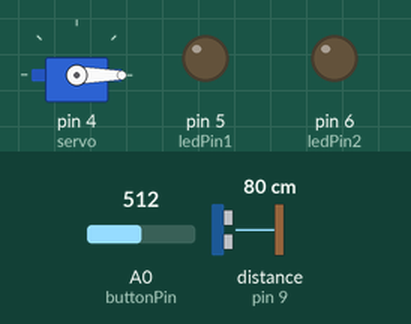
This sketch was run on a simulated Arduino Uno, built with avr-gcc and run on an emulated ATmega328P. Parts: servo, output pins drawn as LEDs (lit = HIGH). Wiring (inferred from the names in the program): ultrasonic range finder: trigger pin 8; echo pin 9. The test bench sets the inputs (shaded band); at power-on: A0 (buttonPin) = 512, distance to the obstacle (sensor on pin 9) 80 cm. The echo pulse lasts 58.3 µs per cm; pins used as bus, display or sensor lines are not drawn.

Above: at 1.2 s.
1.3 s: A0 (buttonPin) set to 990
2.8 s: A0 (buttonPin) set to 1011
At 3.5 s:
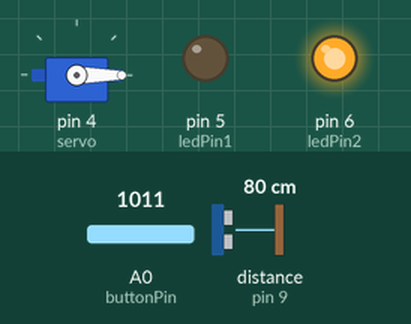
At 3.9 s:
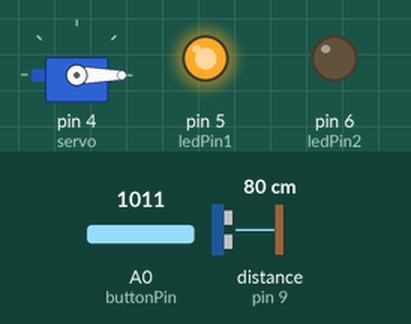
5.1 s: distance to the obstacle (sensor on pin 9) set to 197 cm
6.6 s: distance to the obstacle (sensor on pin 9) set to 202 cm
At 7.8 s:
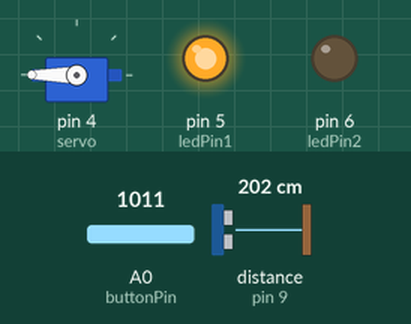
8.1 s: distance to the obstacle (sensor on pin 9) set to 106 cm
9.6 s: distance to the obstacle (sensor on pin 9) set to 100 cm
At 10.0 s:
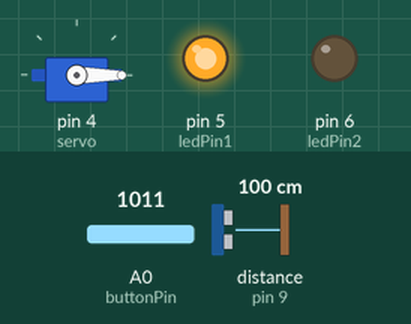
Timing chart, 0 to 12.1 s (numbered marks = the images above; inputs shaded):
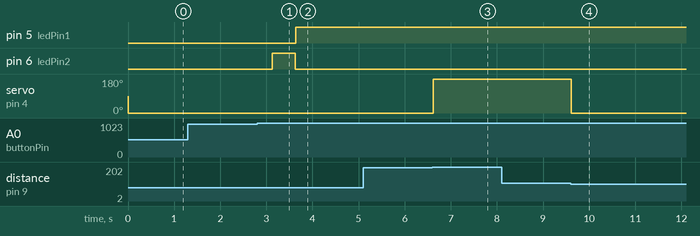

The sketch:

prototipo-cables.ino
```cpp
#include <Servo.h>

const int buttonPin = A0;     // the number of the pushbutton pin
const int ledPin1 =  5;      // the number of the LED pin
const int ledPin2 =  6;
int distCalibracion;
int movServo;
int diamMax = 35;
int diamMin = 12;
int distActual;
int distTotal;
int angMaximo = 180;
int buttonState = 0; // variable for reading the pushbutton status
int contador = 0;
int maximumRange = 200; // Maximum range needed
int minimumRange = 0; // Minimum range needed
long duration, distance; // Duration used to calculate distance
int margen;
int areaDer;
int areaIzq;

Servo servo;

#define echoPin 9 // Echo Pin
#define trigPin 8 // Trigger Pin

void setup() {
  servo.attach(4);

  pinMode(ledPin1, OUTPUT);
  pinMode(ledPin2, OUTPUT);
  pinMode(buttonPin, INPUT);
  pinMode(trigPin, OUTPUT);
  pinMode(echoPin, INPUT);
  Serial.begin(9600);
}

void loop(){

  buttonState = analogRead(buttonPin);

  digitalWrite(trigPin, LOW);
  delayMicroseconds(2);
  digitalWrite(trigPin, HIGH);
  delayMicroseconds(2);
  digitalWrite(trigPin, LOW);

  duration = pulseIn(echoPin, HIGH);
  distance = duration/58.2;
  distActual = distance/2;

  margen = distActual - distCalibracion; //total active area
  distTotal = distCalibracion + margen;
  areaDer = (diamMax - diamMin)/2; //active are for right hand
  areaIzq = distCalibracion + diamMax/2 + diamMin/2; //active area for left hand

  //Cuando la mano pasa el punto central del haz de luz
  //el programa cambia de orientacion

  if (margen <= (diamMax - diamMin)/2){
    //interaccion mano derecha
    digitalWrite(ledPin1, HIGH);
    movServo = map (margen, distCalibracion, distCalibracion + areaDer, 0, angMaximo);
  } else if (margen <= distCalibracion + diamMax && margen >= distCalibracion + diamMax/2 + diamMin/2){
    //interaccion mano izquierda
    digitalWrite(ledPin1, HIGH);
    movServo = map (margen, areaIzq, distCalibracion + diamMax, angMaximo, 0);
  }

  servo.write(movServo);

  /*
  Serial.print(distCalibracion);
  Serial.print("  ");
  Serial.print(buttonState);
  Serial.print("  ");
  Serial.println(contador);
  */

  //pushbutton calibration
  if (buttonState > 1000) {
    contador++;
  }else if (buttonState == 0){
    contador = 0;
  }

  if (contador == 60){
    //blink para indicar calibracion
    digitalWrite(ledPin2, HIGH);
    delay(500);
    digitalWrite(ledPin2, LOW);

    distCalibracion = distance/2;
  }
}
```

Measured:
- the behaviour switches between 1000 and 1001 on A0 (buttonPin) (found by bisection; images 0 and 1)
- the behaviour switches between 201 and 202 cm on distance to the obstacle (sensor on pin 9) (found by bisection; images 2 and 3)
- the behaviour switches between 103 and 102 cm on distance to the obstacle (sensor on pin 9) (found by bisection; images 3 and 4)
- after the input at 1.3 s, every drawn part: stays the same
- after the input at 2.8 s, pin 5 (ledPin1): LOW → HIGH after 0.83 s; pin 6 (ledPin2): LOW → HIGH after 0.33 s, → LOW 0.50 s later
- after the input at 5.1 s, every drawn part: stays the same
- after the input at 6.6 s, servo on pin 4 (servo): 0° → 180° at once
- after the input at 8.1 s, every drawn part: stays the same
- after the input at 9.6 s, servo on pin 4 (servo): 180° → 0° at once
